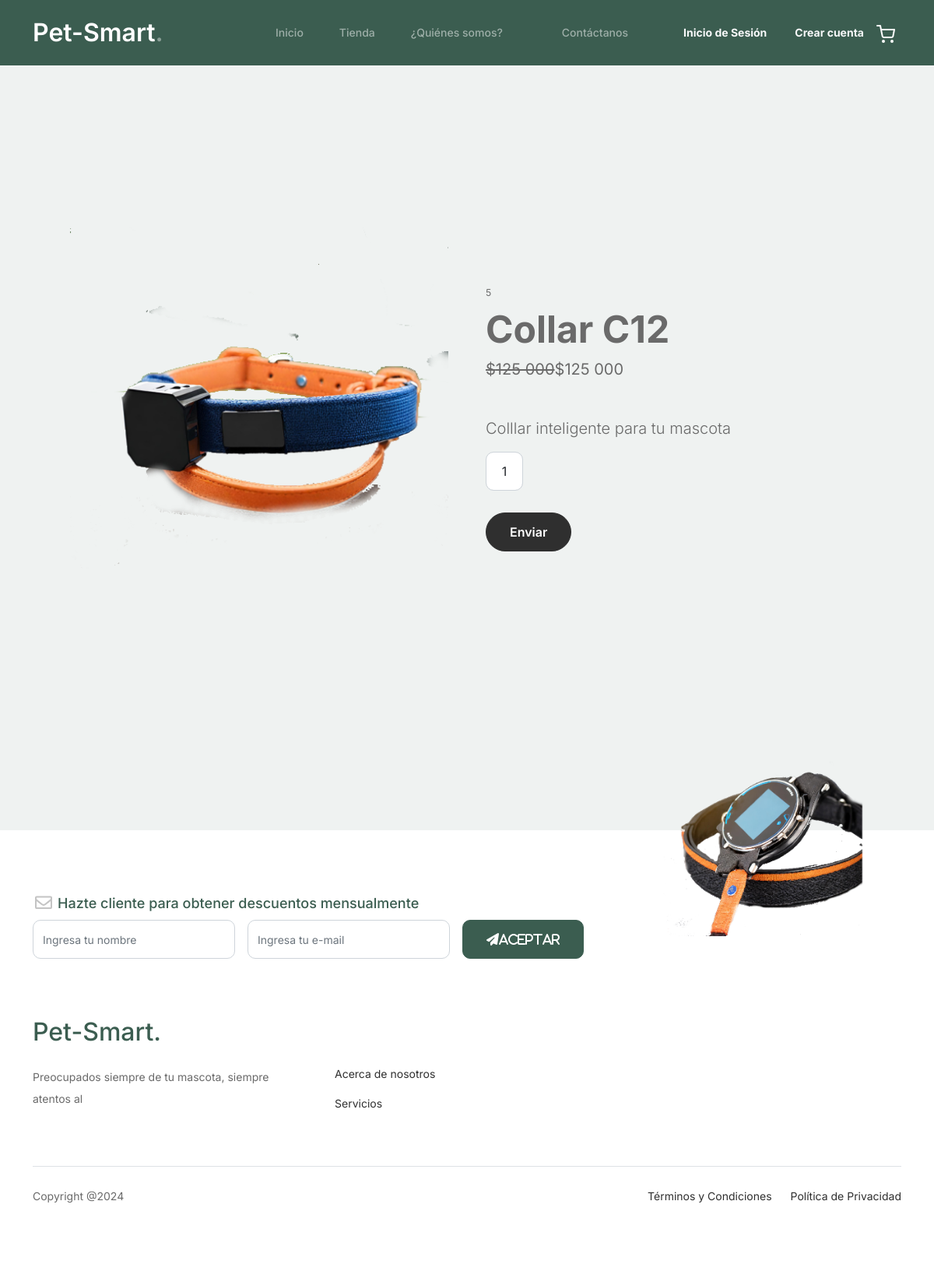
/producto/5/, run on the app's committed database.
### app/models.py (models this page shows, shortened)
class Producto(models.Model):
    nombre = models.CharField(max_length=255)
    descripcion = models.TextField()
    precio = models.IntegerField()
    stock = models.IntegerField()
    categoria = models.ForeignKey(Categoria, on_delete=models.CASCADE)
    imagen = models.ImageField(upload_to='productos/', blank=True, null=True)

### app/views.py (the view)
# urls.py: path('producto/<id>/', producto, name='producto'),
def producto(request,id):
    producto = get_object_or_404(Producto, id=id)
    datos={
        'p':producto
    }
    return render(request, 'app/producto.html', datos)

### app/templates/app/producto.html (shortened to what this page needs)
{% extends "app/base.html" %}
{% load static %}
{% load humanize %}
{% block contenido %}
		<div class="untree_co-section product-section before-footer-section">
		    <div class="container">
		      	<div class="row">
					<section class="py-5">
						<div class="container px-4 px-lg-5 my-5">
							<div class="row gx-4 gx-lg-5 align-items-center">
								<div class="col-md-6"><img class="card-img-top mb-5 mb-md-0" src="{{p.imagen.url}}" alt="..." /></div>
								<div class="col-md-6">
									<div class="small mb-1">{{p.id}}</div>
									<h1 class="display-5 fw-bolder">{{p.nombre}}</h1>
									<div class="fs-5 mb-5"><span class="text-decoration-line-through">${{p.precio|intcomma}}</span><span>${{p.precio|intcomma}}</span></div>
									<p class="lead">{{p.descripcion}}</p>
									<form method="POST" action="{% url 'cart' %}">
										<input class="form-control text-center me-3" id="cantidad" name="cantidad" type="num" value="1" style="max-width: 3rem" />
										<br>
										<button class="btn " type="submit">Enviar</button>
									</form>
								</div>
							</div>
						</div>
					</section>
				</div>
			</div>
		</div>
		{% endblock contenido %}

### app/static/app/css/style.css (style rules this page uses)
body { overflow-x: hidden; position: relative; }
body { font-family: "Inter", sans-serif; font-weight: 400; line-height: 28px; color: #6a6a6a; font-size: 14px; background-color: #eff2f1; }
.btn { font-weight: 600; padding: 12px 30px; border-radius: 30px; color: #ffffff; background: #2f2f2f; border-color: #2f2f2f; }
.product-section { padding: 7rem 0; }
.before-footer-section { padding: 7rem 0 12rem 0 !important; }
.untree_co-section { padding: 7rem 0; }
.form-control { height: 50px; border-radius: 10px; font-family: "Inter", sans-serif; }

### data on the page
Producto: imagen (picture), id "5", nombre "Collar C12", precio "125 000", descripcion "Colllar inteligente para tu mascota"
